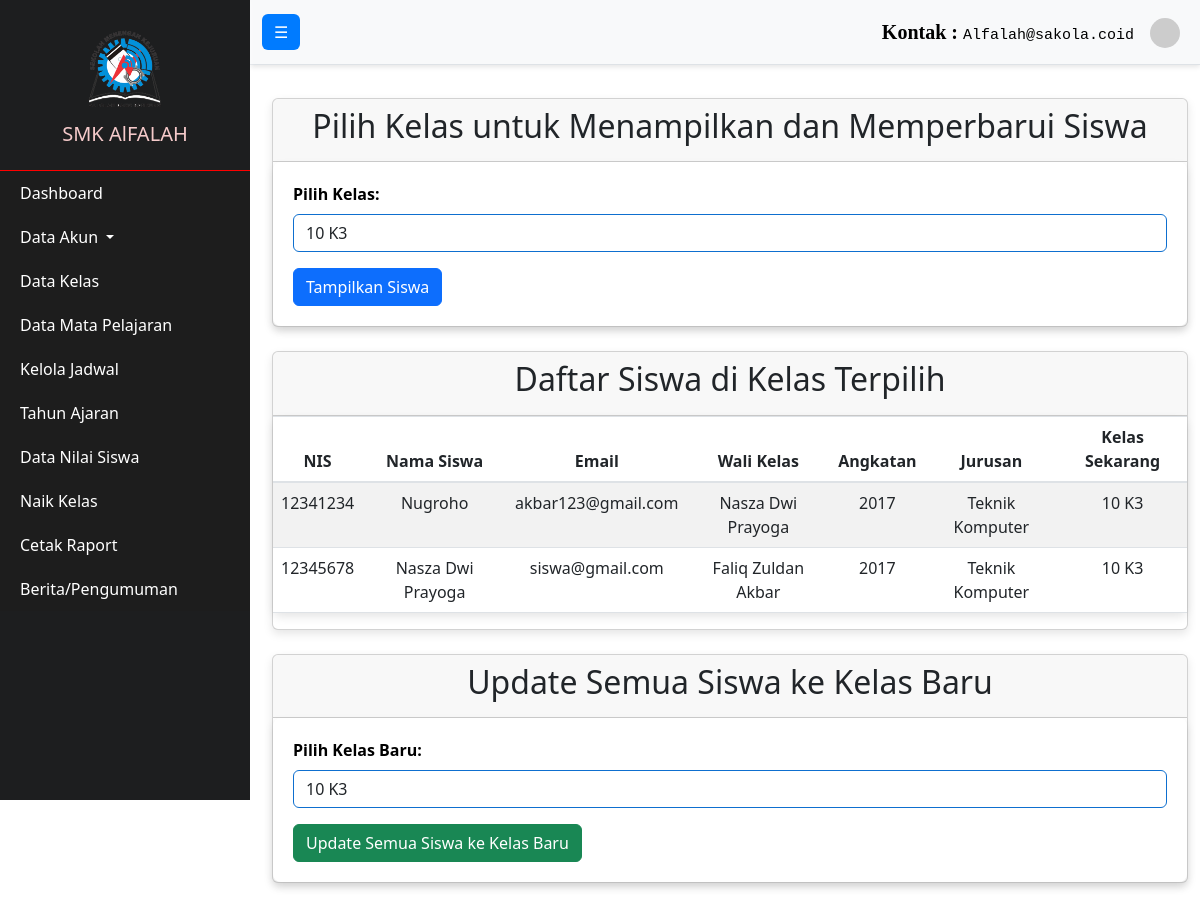
/Admin/naikKelas.php?id_kelas=1, run on the app's committed database.
### tables this page shows
CREATE TABLE `siswa` (
  `nis` varchar(50) NOT NULL,
  `password` varchar(255) NOT NULL,
  `nama_siswa` varchar(100) NOT NULL,
  `email` varchar(100) NOT NULL,
  `id_kelas` int(11) DEFAULT NULL,
  `nama_wali_kelas` varchar(100) DEFAULT NULL,
  `angkatan` varchar(10) DEFAULT NULL,
  `id_jurusan` int(3) NOT NULL,
  `foto_profil` varchar(255) NOT NULL
);

CREATE TABLE `jurusan` (
  `id_jurusan` int(3) NOT NULL,
  `nama_jurusan` varchar(50) NOT NULL
);

CREATE TABLE `kelas` (
  `id_kelas` int(11) NOT NULL,
  `nama_kelas` varchar(100) NOT NULL,
  `id_jurusan` int(4) NOT NULL,
  `id_tahun_ajaran` int(11) NOT NULL
);

### Admin/naikKelas.php (the view, shortened to what this page needs)
<?php
include '../db.php';
$queryKelas = "SELECT * FROM kelas";
$resultKelas = mysqli_query($conn, $queryKelas);
$id_kelas_terpilih = isset($_GET['id_kelas']) ? $_GET['id_kelas'] : null;
if ($id_kelas_terpilih) {
    $querySiswa = "
        SELECT siswa.*, kelas.nama_kelas, jurusan.nama_jurusan
        FROM siswa
        JOIN kelas ON siswa.id_kelas = kelas.id_kelas
        JOIN jurusan ON siswa.id_jurusan = jurusan.id_jurusan
        WHERE siswa.id_kelas = '$id_kelas_terpilih'";
    $resultSiswa = mysqli_query($conn, $querySiswa);
}
?>
<!DOCTYPE html>
<html lang="id">
<head>
    <link rel="stylesheet" href="https://maxcdn.bootstrapcdn.com/bootstrap/4.5.2/css/bootstrap.min.css">
    <link rel="stylesheet" href="..\css\naikKelas.css">
</head>
<body>
    <?php include '../navbar/navAdmin.php'; ?>
    <div class="container mt-5">
        <div class="card">
            <div class="card-header">
                <h2>Pilih Kelas untuk Menampilkan dan Memperbarui Siswa</h2>
            </div>
            <div class="card-body">
                <form action="" method="GET">
                    <div class="form-group">
                        <label for="kelas">Pilih Kelas:</label>
                        <select name="id_kelas" id="kelas" class="form-control">
                        <?php
                        while ($kelas = mysqli_fetch_assoc($resultKelas)) {
                            $selected = $id_kelas_terpilih == $kelas['id_kelas'] ? 'selected' : '';
                            echo "<option value='{$kelas['id_kelas']}' $selected>{$kelas['nama_kelas']}</option>";
                        }
                        ?>
                    </select>
                    </div>
                    <div><button type="submit" class="btn btn-primary">Tampilkan Siswa</button></div>
                </form>
            </div>
        </div>
        <?php if ($id_kelas_terpilih && isset($resultSiswa)): ?>
            <div class="card mt-4">
                <div class="card-header">
                    <h2>Daftar Siswa di Kelas Terpilih</h2>
                </div>
                    <table class="table table-striped table-hover">
                        <thead>
                            <tr>
                                <th>NIS</th>
                                <th>Nama Siswa</th>
                                <th>Email</th>
                                <th>Wali Kelas</th>
                                <th>Angkatan</th>
                                <th>Jurusan</th>
                                <th>Kelas Sekarang</th>
                            </tr>
                        </thead>
                        <tbody>
                            <?php while ($siswa = mysqli_fetch_assoc($resultSiswa)): ?>
                                <tr>
                                    <td><?php echo $siswa['nis']; ?></td>
                                    <td><?php echo $siswa['nama_siswa']; ?></td>
                                    <td><?php echo $siswa['email']; ?></td>
                                    <td><?php echo $siswa['nama_wali_kelas']; ?></td>
                                    <td><?php echo $siswa['angkatan']; ?></td>
                                    <td><?php echo $siswa['nama_jurusan']; ?></td>
                                    <td><?php echo $siswa['nama_kelas']; ?></td>
                                </tr>
                            <?php endwhile; ?>
                        </tbody>
                    </table>
                </div>
         <div class="card mt-4">
                <div class="card-header ">
                    <h2>Update Semua Siswa ke Kelas Baru</h2>
                </div>
                <div class="card-body">
                    <form action="" method="POST">
                        <div class="form-group">
                            <label for="id_kelas_baru">Pilih Kelas Baru:</label>
                            <select name="id_kelas_baru" id="id_kelas_baru" class="form-control">
                                <?php
                                mysqli_data_seek($resultKelas, 0);
                                while ($kelas = mysqli_fetch_assoc($resultKelas)) {
                                    echo "<option value='{$kelas['id_kelas']}'>{$kelas['nama_kelas']}</option>";
                                }
                                ?>
                            </select>
                        </div>
                        <div><button type="submit" class="btn btn-success">Update Semua Siswa ke Kelas Baru</button></div>
                    </form>
                </div>
            </div>
            </div>
        <?php endif; ?>
</body>
</html>

### css/naikKelas.css (style rules this page uses)
body { background-color: #f8f9fa; font-family: 'Poppins', sans-serif; }
h2, h3 { font-weight: bold; color: #343a40; }
.table { background-color: #ffffff; border-radius: 8px; box-shadow: 0 4px 10px rgba(0, 0, 0, 0.1); }
.table th { background-color: #343a40; color: #fff; text-align: center; font-weight: bold; }
.table td { text-align: center; color: #495057; }
.card-header { font-size: 1.25rem; font-weight: bold; padding: 15px; text-align: center; margin-bottom: 10px; }
.btn-primary, .btn-success { font-weight: bold; padding: 10px 20px; border-radius: 5px; transition: background-color 0.3s ease, box-shadow 0.3s ease; }
.btn-primary { background-color: #007bff; border-color: #007bff; }
.btn-success { background-color: #28a745; border-color: #28a745; }
.card { border-radius: 8px; box-shadow: 0 4px 10px rgba(0, 0, 0, 0.1); margin-bottom: 20px; }
.card-body { padding: 20px; }
.form-control, .form-select { padding: 10px; font-size: 1rem; border-radius: 5px; border: 1px solid #ced4da; transition: border-color 0.3s ease; }
label { font-weight: 600; color: #000000; margin-bottom: 0.5rem; display: block; }
select.form-control { border: 1px solid #0e6fcf; border-radius: 0.375rem; padding: 0.375rem 0.75rem; background-color: #fff; transition: border-color 0.15s ease-in-out, box-shadow 0.15s ease-in-out; }

### css/styles.css (style rules this page uses)
body { overflow-x: hidden; text-decoration: none; }
.card-body { padding: 20px; border-radius: 8px; box-shadow: 0 4px 8px rgba(0, 0, 0, 0.1); }

### data on the page
siswa: nis "12341234", nama_siswa "Nugroho", email "akbar123@gmail.com", nama_wali_kelas "Nasza Dwi Prayoga", angkatan "2017", id_jurusan.nama_jurusan "Teknik Komputer", id_kelas.nama_kelas "10 K3"
siswa: nis "12345678", nama_siswa "Nasza Dwi Prayoga", email "siswa@gmail.com", nama_wali_kelas "Faliq Zuldan Akbar", angkatan "2017", id_jurusan.nama_jurusan "Teknik Komputer", id_kelas.nama_kelas "10 K3"

### other printed values
form field id_kelas "10 K3"
form field id_kelas_baru "10 K3"
